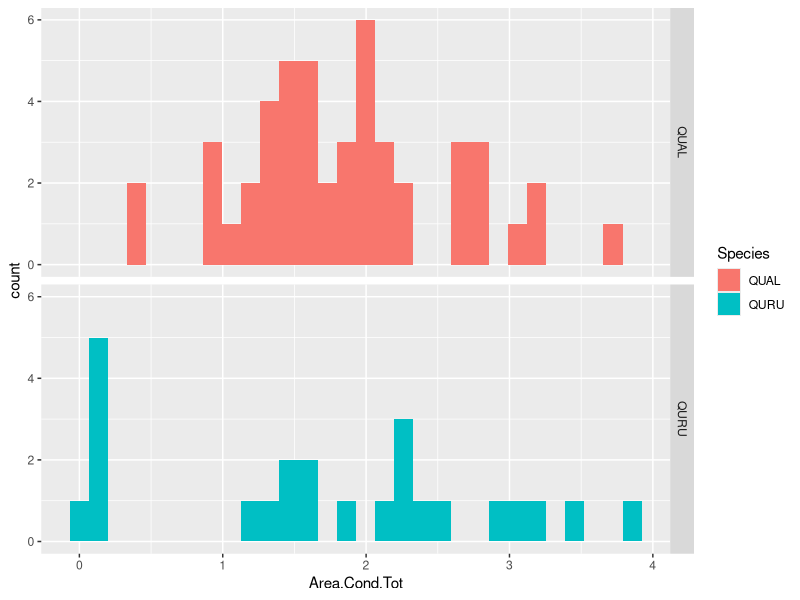
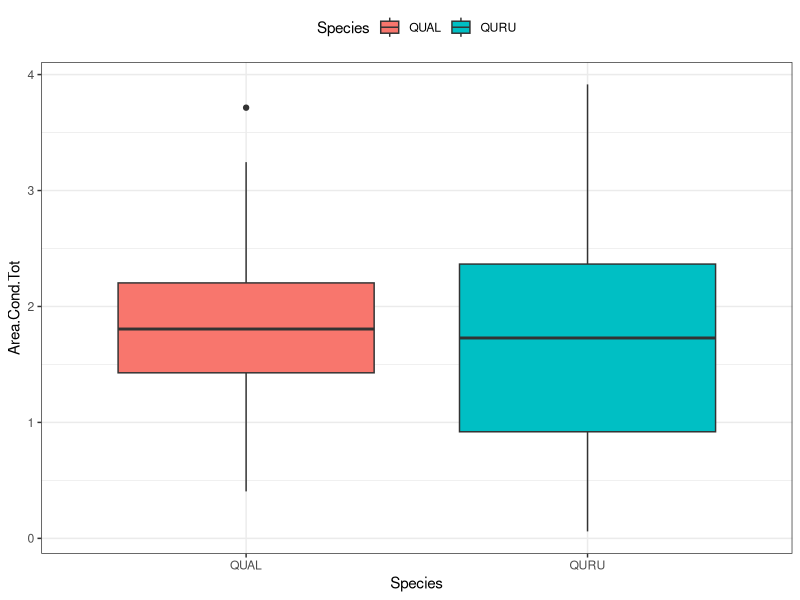
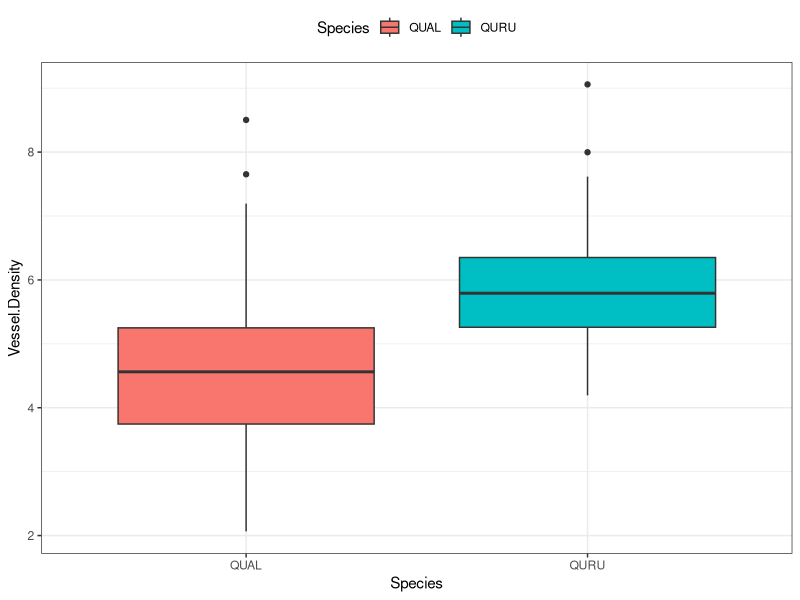
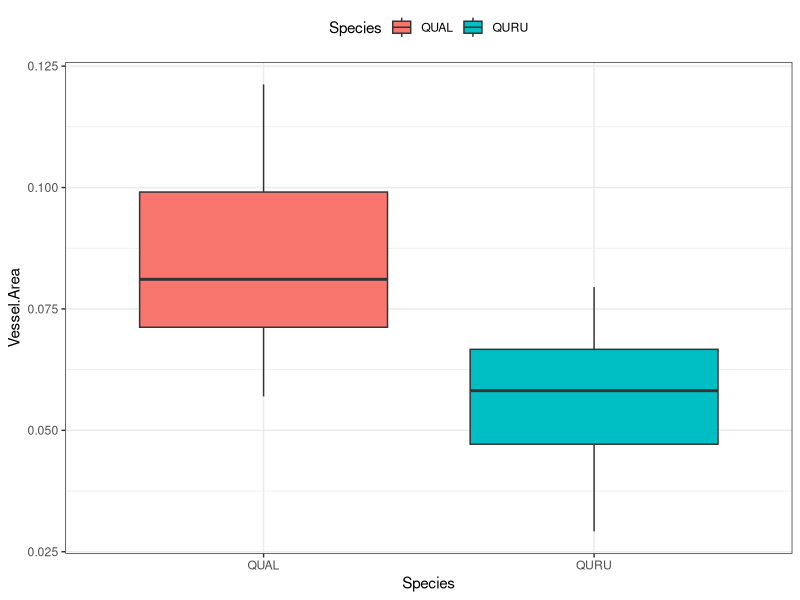
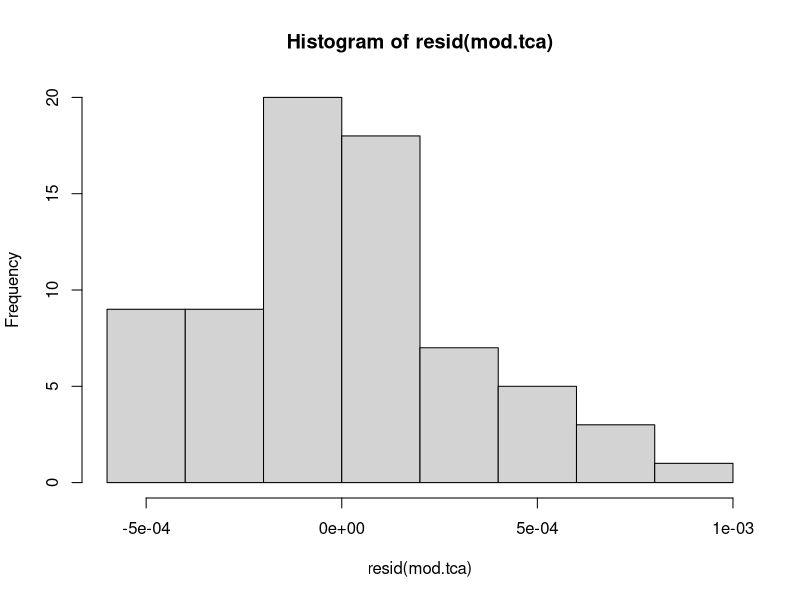
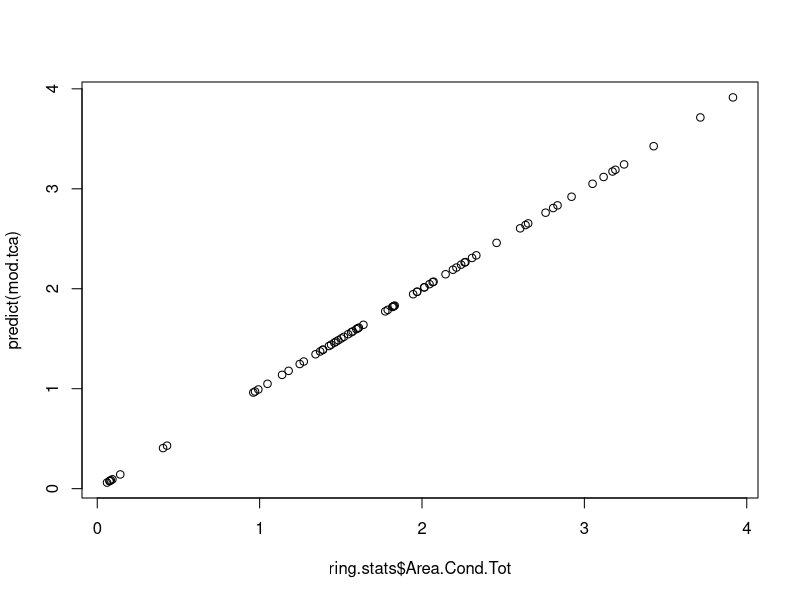
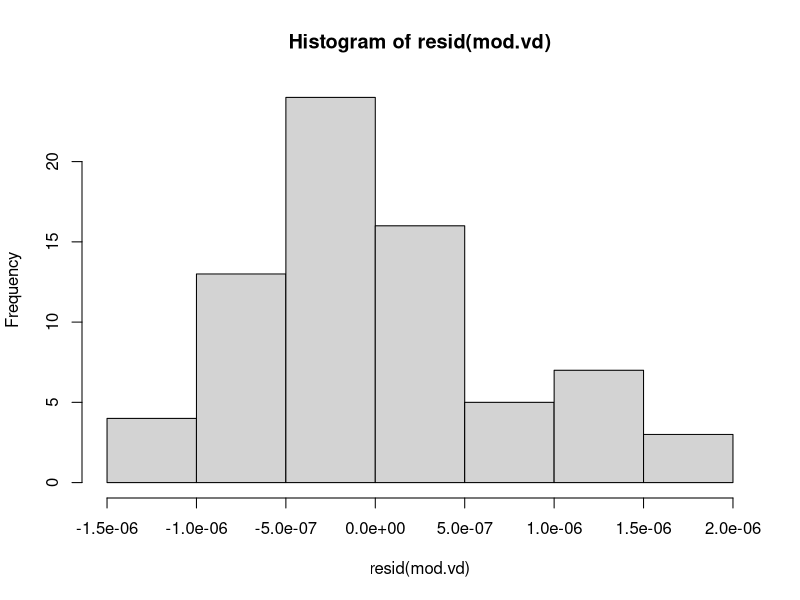
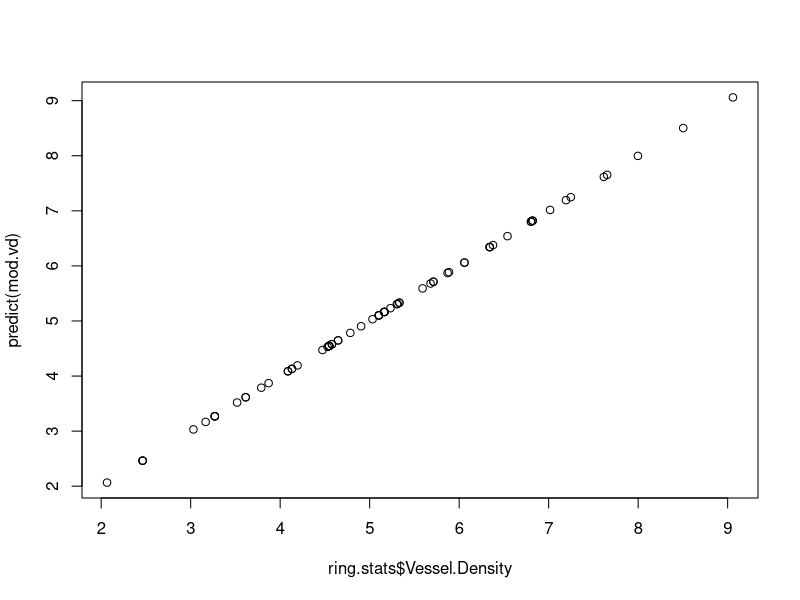

The R script that drew these images, in order:
# Analysis of differences in wood hydraulic structure
# Main Question: Are there differenes in hydraulic strategies of red & white oaks?
#   -- Total Conductive Area
#   -- Earlywood Vessel Density
#   -- Mean Earlywood Vessel Size
library(nlme); library(ggplot2)

ring.stats <- read.csv("../data_raw/TreeRingData_XylemCores.csv")
summary(ring.stats)


# Note that all of our data is small and zero-truncated
ggplot(data=ring.stats) +
  facet_grid(Species~.) +
  geom_histogram(aes(x=Area.Cond.Tot, fill=Species))


ggplot(data=ring.stats) +
  geom_boxplot(aes(x=Species, y=Area.Cond.Tot, fill=Species)) +
  theme_bw() +
  theme(legend.position = "top")

ggplot(data=ring.stats) +
  geom_boxplot(aes(x=Species, y=Vessel.Density, fill=Species)) +
  theme_bw() +
  theme(legend.position = "top")

ggplot(data=ring.stats) +
  geom_boxplot(aes(x=Species, y=Vessel.Area, fill=Species)) +
  theme_bw() +
  theme(legend.position = "top")

# Comparing Total conductive area across species
# Testing for differences in year; no difference, but we need to keep the year effect so our data is accounted for properly
mod.tca.rml <- lme(Area.Cond.Tot ~ Species, data=ring.stats, random=list(IMLS_Plot=~1, Core.ID=~1, year=~1), method="REML")
mod.tca.rml2 <- lme(Area.Cond.Tot ~ Species, data=ring.stats, random=list(IMLS_Plot=~1, Core.ID=~1), method="REML")
mod.tca.rml3 <- lme(Area.Cond.Tot ~ Species, data=ring.stats, random=list(year=~1, IMLS_Plot=~1, Core.ID=~1), method="REML")
anova(mod.tca.rml, mod.tca.rml2, mod.tca.rml3)


# The difference makes sense, but the fact that QUAL is not significantly differnet from 0 is worrysome
mod.tca <- lme(Area.Cond.Tot ~ Species, data=ring.stats, random=list(year=~1, IMLS_Plot=~1, Core.ID=~1), method="ML")
mod.tca2 <- lme(Area.Cond.Tot ~ Species, data=ring.stats, random=list(year=~1, IMLS_Plot=~1, Core.ID=~1))
sum.tca <- summary(mod.tca)
sum.tca$coefficients$fixed[2]/sum.tca$coefficients$fixed[1] # Looking at the percent difference

# summary(mod.tca2)
# summary(mod.tca.rml)

hist(resid(mod.tca))
plot(predict(mod.tca) ~ ring.stats$Area.Cond.Tot)
# plot(resid(mod.tca) ~ predict(mod.tca))
summary(predict(mod.tca))


# Looking at differences in Vessel Density
mod.vd <- lme(Vessel.Density ~ Species, data=ring.stats, random=list(year=~1, IMLS_Plot=~1, Core.ID=~1), method="ML")
mod.vd2 <- lme(Vessel.Density ~ Species, data=ring.stats, random=list(year=~1, IMLS_Plot=~1, Core.ID=~1))
summary(mod.vd)
summary(mod.vd2)

# Looking at the percent difference
sum.vd <- summary(mod.vd)
sum.vd$coefficients$fixed[2]/sum.vd$coefficients$fixed[1] # Looking at the percent difference

hist(resid(mod.vd))
plot(predict(mod.vd) ~ ring.stats$Vessel.Density)
# plot(resid(mod.vd) ~ predict(mod.vd))

hist(resid(mod.vd2))
plot(predict(mod.vd2) ~ ring.stats$Vessel.Density)
# plot(resid(mod.vd2) ~ predict(mod.vd2))


# Looking at differences in mean vessel area
mod.va <- lme(Vessel.Area ~ Species, data=ring.stats, random=list(year=~1, IMLS_Plot=~1, Core.ID=~1), method="ML")
mod.va2 <- lme(Vessel.Area ~ Species, data=ring.stats, random=list(year=~1, IMLS_Plot=~1, Core.ID=~1))
summary(mod.va)
summary(mod.va2)

# Looking at the percent difference
sum.va <- summary(mod.va)
sum.va$coefficients$fixed[2]/sum.va$coefficients$fixed[1] # Looking at the percent difference

hist(resid(mod.va))
plot(predict(mod.va) ~ ring.stats$Vessel.Area)
# plot(resid(mod.va) ~ predict(mod.va))

hist(resid(mod.va2))
plot(predict(mod.va2) ~ ring.stats$Vessel.Area)
# plot(resid(mod.va2) ~ predict(mod.va2))
